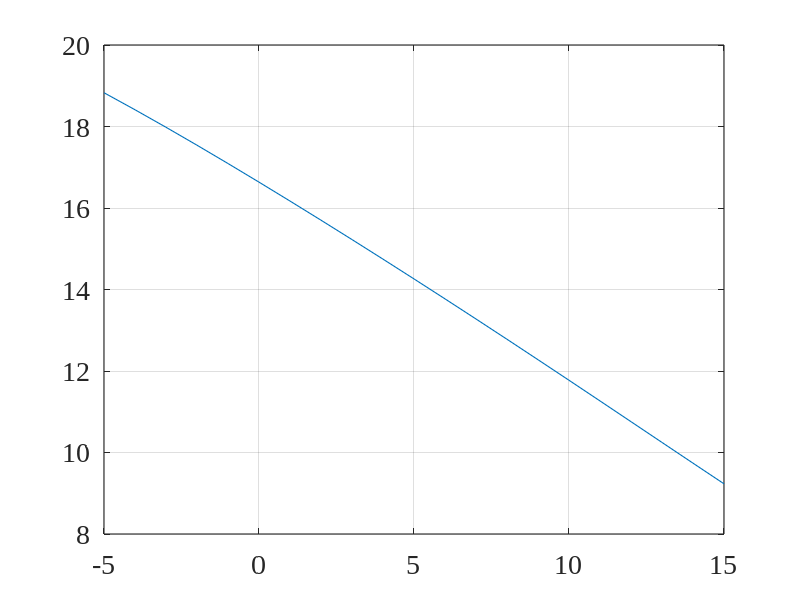
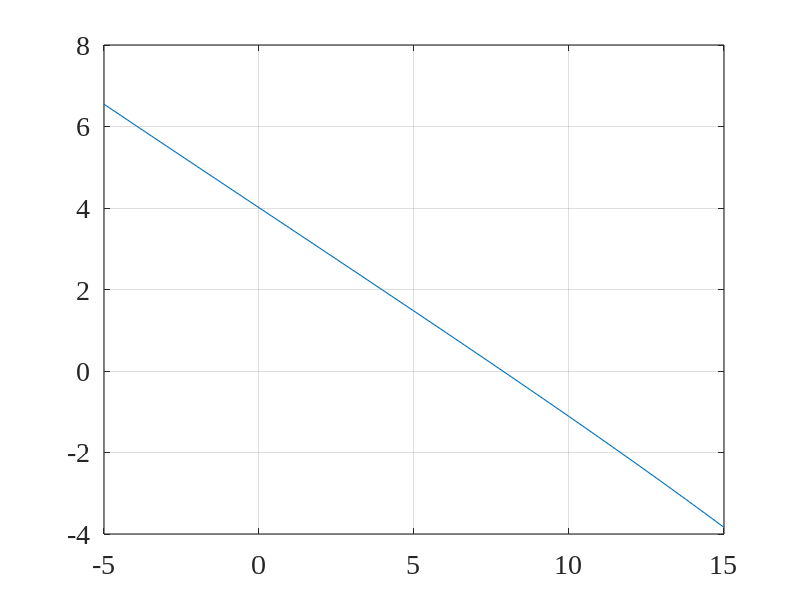
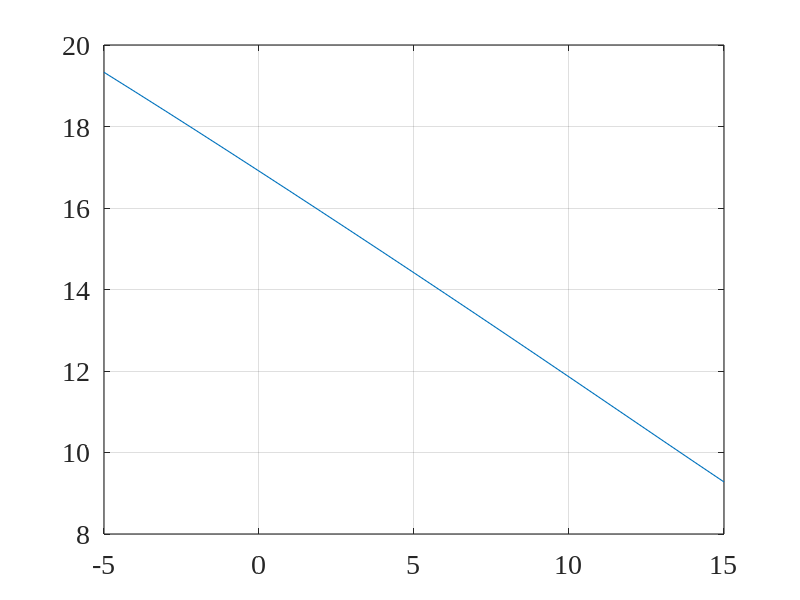
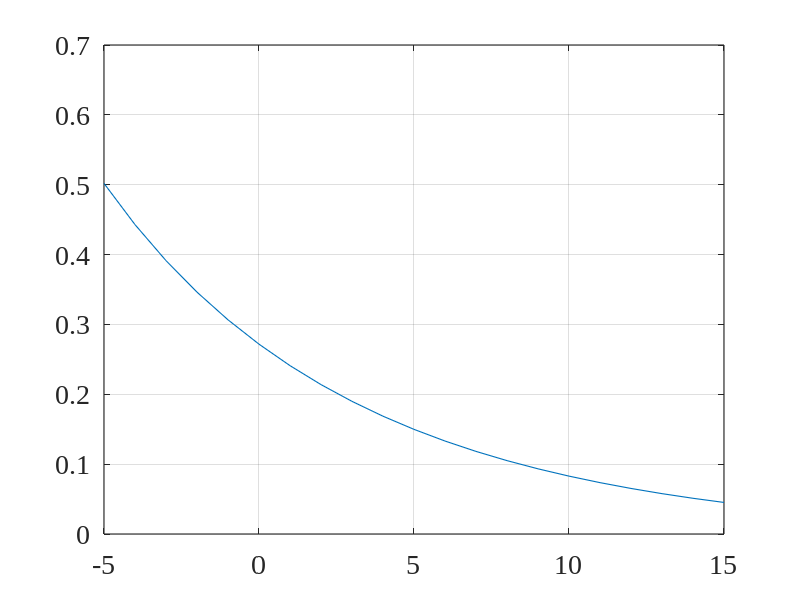

Recreate these plots in MATLAB, in order.
close all; clc; clear all;
linewd = 0.8;
hcfontsize = 20;
MarkerSize=9;

broadband_iSNR_dB=(-5:15)';
broadband_iSNR=10.^(broadband_iSNR_dB/10);

f=linspace(-0.5,0.5,1e4);  % frequency
f=f(2:end-1);
df=f(2)-f(1);

A=0.5;
T=500;
f0=0.1;
phiX=A^2/4*(sin(T*pi*(f+f0))./sin(pi*(f+f0))).^2+A^2/4*(sin(T*pi*(f-f0))./sin(pi*(f-f0))).^2;

phiV=T*A^2/2./broadband_iSNR;

narrowband_iSNR=(1./phiV) * phiX;
H_W=narrowband_iSNR./(1+narrowband_iSNR);

int_phiX=df*ones(size(broadband_iSNR))*sum(phiX);
int_phiV=phiV;
int_H2_phiX=df*sum(H_W.^2 .* (ones(size(broadband_iSNR))*phiX),2);
int_H2_phiV=df* sum(H_W.^2 .* (phiV * ones(size(f))),2);
int_Hm12_phiX=df*sum(abs(H_W-1).^2 .* (ones(size(broadband_iSNR))*phiX),2);

oSNR=int_H2_phiX./int_H2_phiV;
oSNR_dB=10*log10(oSNR);
gain=oSNR_dB-broadband_iSNR_dB;
MSE=10*log10(int_H2_phiV+int_Hm12_phiX);
xi_n=10*log10(int_phiV./int_H2_phiV);
xi_d=10*log10(int_phiX./int_H2_phiX);

figure
plot(broadband_iSNR_dB,gain,'linewidth',linewd, 'MarkerSize',MarkerSize);
set(gca, 'Color', [1, 1, 1]); 
set(gca, 'FontName', 'Times New Roman');
set(gca, 'FontSize', hcfontsize);
set(gca, 'LineWidth', linewd); 
box on; grid on;

figure
plot(broadband_iSNR_dB,MSE,'linewidth',linewd, 'MarkerSize',MarkerSize);
set(gca, 'Color', [1, 1, 1]); 
set(gca, 'FontName', 'Times New Roman');
set(gca, 'FontSize', hcfontsize);
set(gca, 'LineWidth', linewd); 
box on; grid on;

figure
plot(broadband_iSNR_dB,xi_n,'linewidth',linewd, 'MarkerSize',MarkerSize);
set(gca, 'Color', [1, 1, 1]); 
set(gca, 'FontName', 'Times New Roman');
set(gca, 'FontSize', hcfontsize);
set(gca, 'LineWidth', linewd); 
box on; grid on;

figure
plot(broadband_iSNR_dB,xi_d,'linewidth',linewd, 'MarkerSize',MarkerSize);
set(gca, 'Color', [1, 1, 1]); 
set(gca, 'FontName', 'Times New Roman');
set(gca, 'FontSize', hcfontsize);
set(gca, 'LineWidth', linewd); 
box on; grid on;
